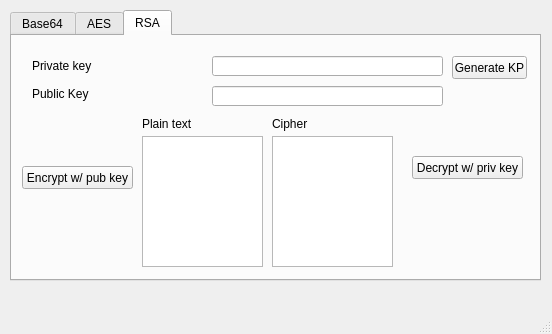
<?xml version="1.0" encoding="UTF-8"?>
<ui version="4.0">
 <class>MainWindow</class>
 <widget class="QMainWindow" name="MainWindow">
  <property name="geometry">
   <rect>
    <x>0</x>
    <y>0</y>
    <width>552</width>
    <height>334</height>
   </rect>
  </property>
  <property name="windowTitle">
   <string>MainWindow</string>
  </property>
  <widget class="QWidget" name="centralwidget">
   <widget class="QTabWidget" name="tabWidget">
    <property name="geometry">
     <rect>
      <x>10</x>
      <y>10</y>
      <width>531</width>
      <height>271</height>
     </rect>
    </property>
    <property name="currentIndex">
     <number>2</number>
    </property>
    <widget class="QWidget" name="tab">
     <attribute name="title">
      <string>Base64</string>
     </attribute>
     <widget class="QPushButton" name="base64EncodeBtn">
      <property name="geometry">
       <rect>
        <x>20</x>
        <y>30</y>
        <width>171</width>
        <height>23</height>
       </rect>
      </property>
      <property name="text">
       <string>Base64 encode</string>
      </property>
     </widget>
     <widget class="QPushButton" name="base64DecodeBtn">
      <property name="geometry">
       <rect>
        <x>20</x>
        <y>60</y>
        <width>171</width>
        <height>23</height>
       </rect>
      </property>
      <property name="text">
       <string>Base64 decode</string>
      </property>
     </widget>
     <widget class="QLineEdit" name="base64DecodeInput">
      <property name="geometry">
       <rect>
        <x>240</x>
        <y>90</y>
        <width>201</width>
        <height>20</height>
       </rect>
      </property>
     </widget>
     <widget class="QLabel" name="base64DecodeOutputLbl">
      <property name="geometry">
       <rect>
        <x>250</x>
        <y>130</y>
        <width>171</width>
        <height>16</height>
       </rect>
      </property>
      <property name="text">
       <string>TextLabel</string>
      </property>
     </widget>
     <widget class="QLineEdit" name="base64EncodeOutput">
      <property name="geometry">
       <rect>
        <x>240</x>
        <y>60</y>
        <width>201</width>
        <height>20</height>
       </rect>
      </property>
     </widget>
     <widget class="QLineEdit" name="base64EncodeInput">
      <property name="geometry">
       <rect>
        <x>240</x>
        <y>30</y>
        <width>201</width>
        <height>20</height>
       </rect>
      </property>
     </widget>
     <widget class="QPushButton" name="hexEncodeBtn">
      <property name="geometry">
       <rect>
        <x>20</x>
        <y>170</y>
        <width>171</width>
        <height>23</height>
       </rect>
      </property>
      <property name="text">
       <string>Hex encode</string>
      </property>
     </widget>
     <widget class="QLineEdit" name="hexEncodeInput">
      <property name="geometry">
       <rect>
        <x>240</x>
        <y>170</y>
        <width>201</width>
        <height>20</height>
       </rect>
      </property>
     </widget>
     <widget class="QPushButton" name="hexDecodeBtn">
      <property name="geometry">
       <rect>
        <x>20</x>
        <y>200</y>
        <width>171</width>
        <height>23</height>
       </rect>
      </property>
      <property name="text">
       <string>Hex decode</string>
      </property>
     </widget>
     <widget class="QLineEdit" name="hexDecodeInput">
      <property name="geometry">
       <rect>
        <x>240</x>
        <y>200</y>
        <width>201</width>
        <height>20</height>
       </rect>
      </property>
     </widget>
    </widget>
    <widget class="QWidget" name="tab_2">
     <attribute name="title">
      <string>AES</string>
     </attribute>
     <widget class="QPushButton" name="aesEncryptBtn">
      <property name="geometry">
       <rect>
        <x>20</x>
        <y>20</y>
        <width>75</width>
        <height>23</height>
       </rect>
      </property>
      <property name="text">
       <string>AES encrypt</string>
      </property>
     </widget>
     <widget class="QLineEdit" name="aesEncryptInput">
      <property name="geometry">
       <rect>
        <x>140</x>
        <y>20</y>
        <width>261</width>
        <height>20</height>
       </rect>
      </property>
     </widget>
     <widget class="QLineEdit" name="aesDecryptInput">
      <property name="geometry">
       <rect>
        <x>140</x>
        <y>50</y>
        <width>261</width>
        <height>20</height>
       </rect>
      </property>
     </widget>
     <widget class="QPushButton" name="aesDecryptBtn">
      <property name="geometry">
       <rect>
        <x>20</x>
        <y>50</y>
        <width>75</width>
        <height>23</height>
       </rect>
      </property>
      <property name="text">
       <string>AES decrypt</string>
      </property>
     </widget>
     <widget class="QPushButton" name="aesGenKeyBtn">
      <property name="geometry">
       <rect>
        <x>20</x>
        <y>180</y>
        <width>81</width>
        <height>23</height>
       </rect>
      </property>
      <property name="text">
       <string>Generate Key</string>
      </property>
     </widget>
     <widget class="QLineEdit" name="aesGenKeyInput">
      <property name="geometry">
       <rect>
        <x>140</x>
        <y>180</y>
        <width>261</width>
        <height>20</height>
       </rect>
      </property>
     </widget>
     <widget class="QLineEdit" name="aesGenIvBlockInput">
      <property name="geometry">
       <rect>
        <x>140</x>
        <y>210</y>
        <width>261</width>
        <height>20</height>
       </rect>
      </property>
     </widget>
    </widget>
    <widget class="QWidget" name="tab_3">
     <attribute name="title">
      <string>RSA</string>
     </attribute>
     <widget class="QLineEdit" name="rsaPrivateKeyInput">
      <property name="geometry">
       <rect>
        <x>200</x>
        <y>20</y>
        <width>231</width>
        <height>20</height>
       </rect>
      </property>
     </widget>
     <widget class="QLabel" name="label">
      <property name="geometry">
       <rect>
        <x>20</x>
        <y>20</y>
        <width>91</width>
        <height>20</height>
       </rect>
      </property>
      <property name="text">
       <string>Private key</string>
      </property>
     </widget>
     <widget class="QLabel" name="label_2">
      <property name="geometry">
       <rect>
        <x>20</x>
        <y>50</y>
        <width>121</width>
        <height>16</height>
       </rect>
      </property>
      <property name="text">
       <string>Public Key</string>
      </property>
     </widget>
     <widget class="QLineEdit" name="rsaPublicKeyInput">
      <property name="geometry">
       <rect>
        <x>200</x>
        <y>50</y>
        <width>231</width>
        <height>20</height>
       </rect>
      </property>
     </widget>
     <widget class="QPushButton" name="rsaEncryptPubKeyBtn">
      <property name="geometry">
       <rect>
        <x>10</x>
        <y>130</y>
        <width>111</width>
        <height>23</height>
       </rect>
      </property>
      <property name="text">
       <string>Encrypt w/ pub key</string>
      </property>
     </widget>
     <widget class="QLabel" name="label_3">
      <property name="geometry">
       <rect>
        <x>130</x>
        <y>80</y>
        <width>101</width>
        <height>16</height>
       </rect>
      </property>
      <property name="text">
       <string>Plain text</string>
      </property>
     </widget>
     <widget class="QLabel" name="label_4">
      <property name="geometry">
       <rect>
        <x>260</x>
        <y>80</y>
        <width>101</width>
        <height>16</height>
       </rect>
      </property>
      <property name="text">
       <string>Cipher</string>
      </property>
     </widget>
     <widget class="QPushButton" name="rsaDecryptPrivKeyBtn">
      <property name="geometry">
       <rect>
        <x>400</x>
        <y>120</y>
        <width>111</width>
        <height>23</height>
       </rect>
      </property>
      <property name="text">
       <string>Decrypt w/ priv key</string>
      </property>
     </widget>
     <widget class="QPushButton" name="generateKpBtn">
      <property name="geometry">
       <rect>
        <x>440</x>
        <y>20</y>
        <width>75</width>
        <height>23</height>
       </rect>
      </property>
      <property name="text">
       <string>Generate KP</string>
      </property>
     </widget>
     <widget class="QPlainTextEdit" name="rsaPlainTextInput">
      <property name="geometry">
       <rect>
        <x>130</x>
        <y>100</y>
        <width>121</width>
        <height>131</height>
       </rect>
      </property>
     </widget>
     <widget class="QPlainTextEdit" name="rsaEncryptedTextInput">
      <property name="geometry">
       <rect>
        <x>260</x>
        <y>100</y>
        <width>121</width>
        <height>131</height>
       </rect>
      </property>
     </widget>
    </widget>
   </widget>
  </widget>
  <widget class="QMenuBar" name="menubar">
   <property name="geometry">
    <rect>
     <x>0</x>
     <y>0</y>
     <width>552</width>
     <height>21</height>
    </rect>
   </property>
  </widget>
  <widget class="QStatusBar" name="statusbar"/>
 </widget>
 <resources/>
 <connections/>
</ui>
